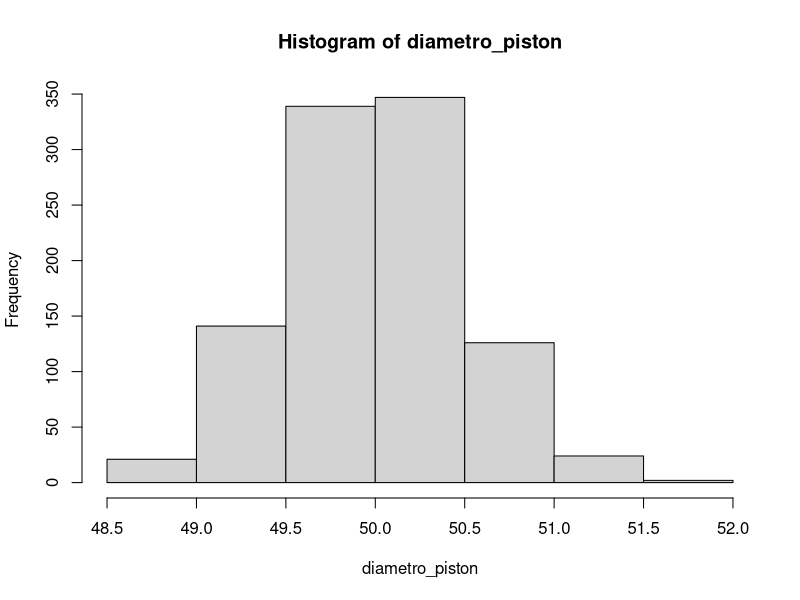
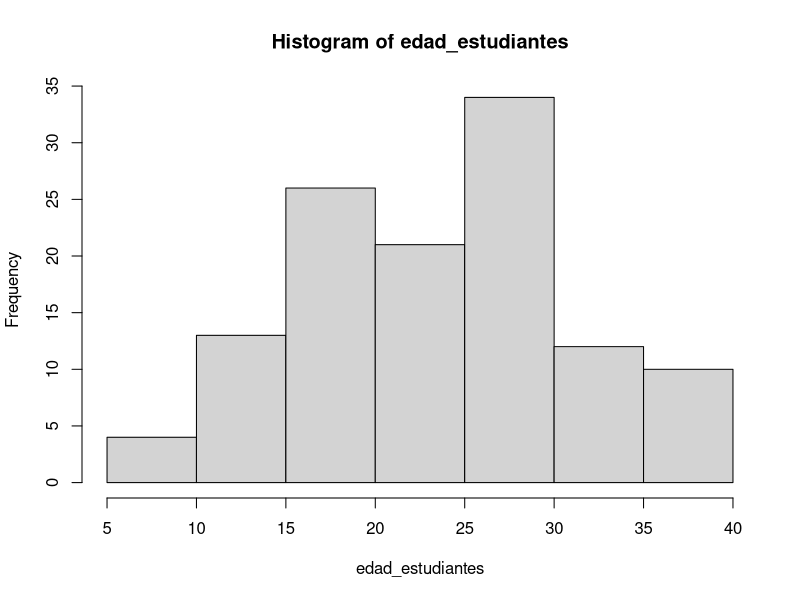
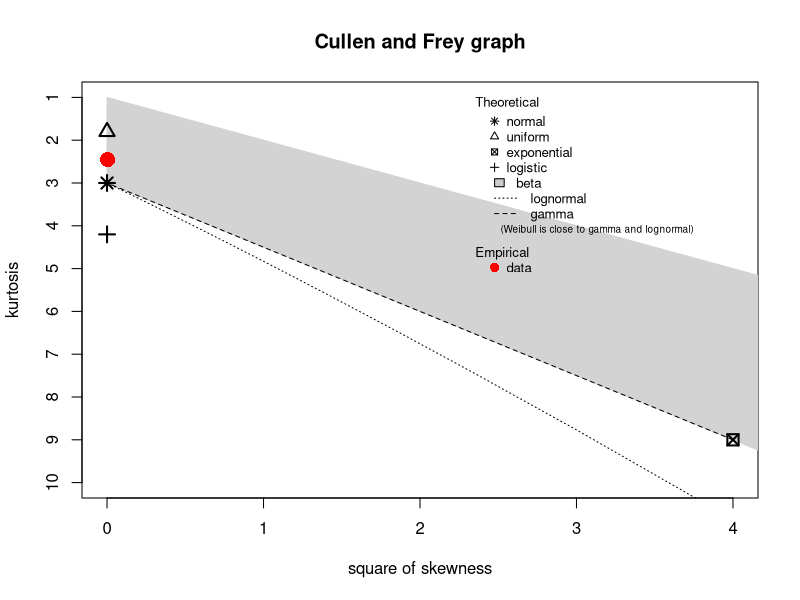
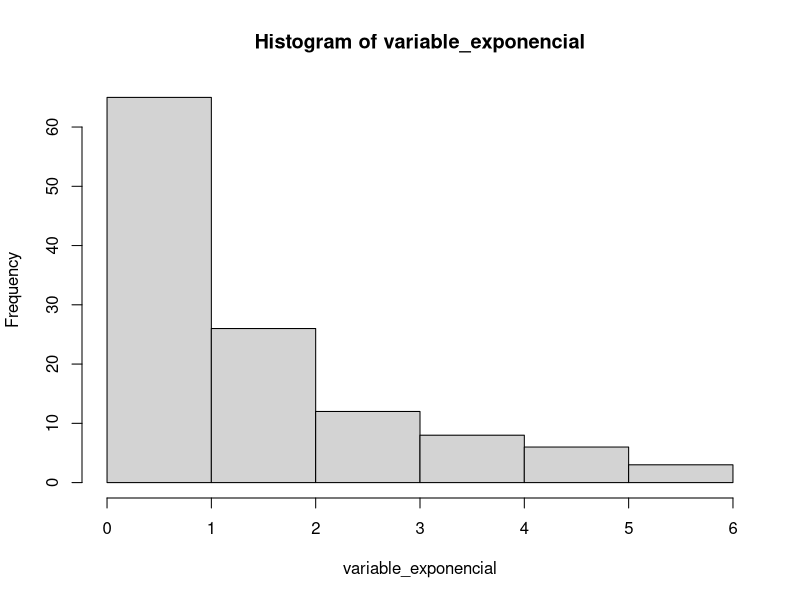
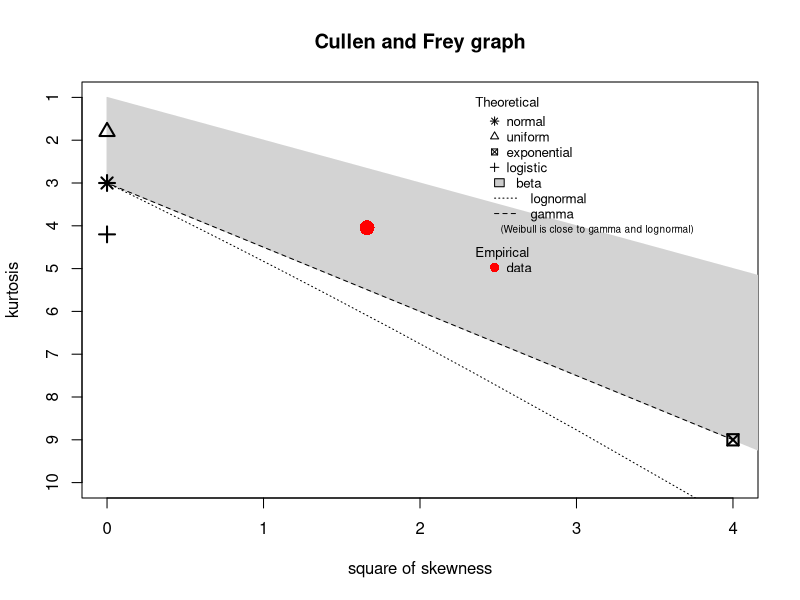

The R script that drew these images, in order:
set.seed(2025)
library(openxlsx)
library(tidyverse)

diametro_piston <- round(rnorm(1000, mean = 50, sd = 0.5), digits = 5)

resistencia_material <- rt(30, df = 5) * 10 + 100

tiempo_entre_fallos <- rexp(500, rate = 0.05)

germinacion_semillas <- rbinom(60, size = 20, prob = 0.75)

tamano_grano_arroz <- round(runif(900, min = 3, max = 5), digits = 2)

plagas_parcela <- rpois(70, lambda = 2)


# 1. Simulación de variables
set.seed(2025)
diametro_piston        <- round(rnorm(1000, mean = 50, sd = 0.5), 5)
resistencia_material   <- rt(30, df = 5) * 10 + 100
tiempo_entre_fallos    <- rexp(500, rate = 0.05)
germinacion_semillas   <- rbinom(60, size = 20, prob = 0.75)
tamano_grano_arroz     <- round(runif(900, min = 3, max = 5), 2)
plagas_parcela         <- rpois(70, lambda = 2)

# Variables del taller
peso_pieza_madera      <- rnorm(120, mean = 12, sd = 1)
numero_defectos        <- rpois(80, lambda = 3)
tiempo_ensamble_robot  <- rexp(60, rate = 0.1)

# 2. Preparar lista con datos, contexto y unidad
data_list <- list(
  diametro_piston = list(
    data    = diametro_piston,
    context = "Diámetro de pistones",
    unit    = "mm"
  ),
  resistencia_material = list(
    data    = resistencia_material,
    context = "Resistencia máxima de probetas",
    unit    = "MPa"
  ),
  tiempo_entre_fallos = list(
    data    = tiempo_entre_fallos,
    context = "Tiempo entre fallos de horno secador",
    unit    = "horas"
  ),
  germinacion_semillas = list(
    data    = germinacion_semillas,
    context = "Número de semillas germinadas de lote de 20",
    unit    = "semillas"
  ),
  tamano_grano_arroz = list(
    data    = tamano_grano_arroz,
    context = "Tamaño de granos de arroz",
    unit    = "cm"
  ),
  plagas_parcela = list(
    data    = plagas_parcela,
    context = "Conteo de plagas por parcela",
    unit    = "plagas"
  ),
  peso_pieza_madera = list(
    data    = peso_pieza_madera,
    context = "Peso de piezas de madera",
    unit    = "kg"
  ),
  numero_defectos = list(
    data    = numero_defectos,
    context = "Conteo de defectos en producción",
    unit    = "defectos"
  ),
  tiempo_ensamble_robot = list(
    data    = tiempo_ensamble_robot,
    context = "Tiempo de ensamble de robot",
    unit    = "segundos"
  )
)

# 3. Crear workbook y hojas
wb <- createWorkbook()

for (name in names(data_list)) {
  addWorksheet(wb, name)
  # Escribir contexto y unidad
  writeData(wb, name, paste0("Contexto: ", data_list[[name]]$context),
            startRow = 1, startCol = 1)
  writeData(wb, name, paste0("Unidad: ", data_list[[name]]$unit),
            startRow = 2, startCol = 1)
  # Escribir datos a partir de la fila 4
  writeData(wb, name,
            data.frame(value = data_list[[name]]$data),
            startRow = 4, startCol = 1,
            colNames = TRUE)
}

# 4. Guardar el archivo en la ruta actual
saveWorkbook(wb, file = "Datos.xlsx", overwrite = TRUE)

message("Archivo 'Datos.xlsx' creado exitosamente en la carpeta de trabajo.")



# Gráficas
hist(diametro_piston)


library(fitdistrplus)
library(nortest)

set.seed(12345)
edad_estudiantes <- round(rnorm(120, mean = 22, sd = 7), 4)

hist(edad_estudiantes)

descdist(edad_estudiantes, discrete = F)


fit_norm <- fitdist(edad_estudiantes, "norm")
summary(fit_norm)

res_lillie <- lillie.test(edad_estudiantes) 
print(res_lillie)


variable_exponencial <- rexp(120, 0.7)
hist(variable_exponencial)

var_test <- lillie.test(variable_exponencial)
print(var_test)

descdist(variable_exponencial, discrete = F)
